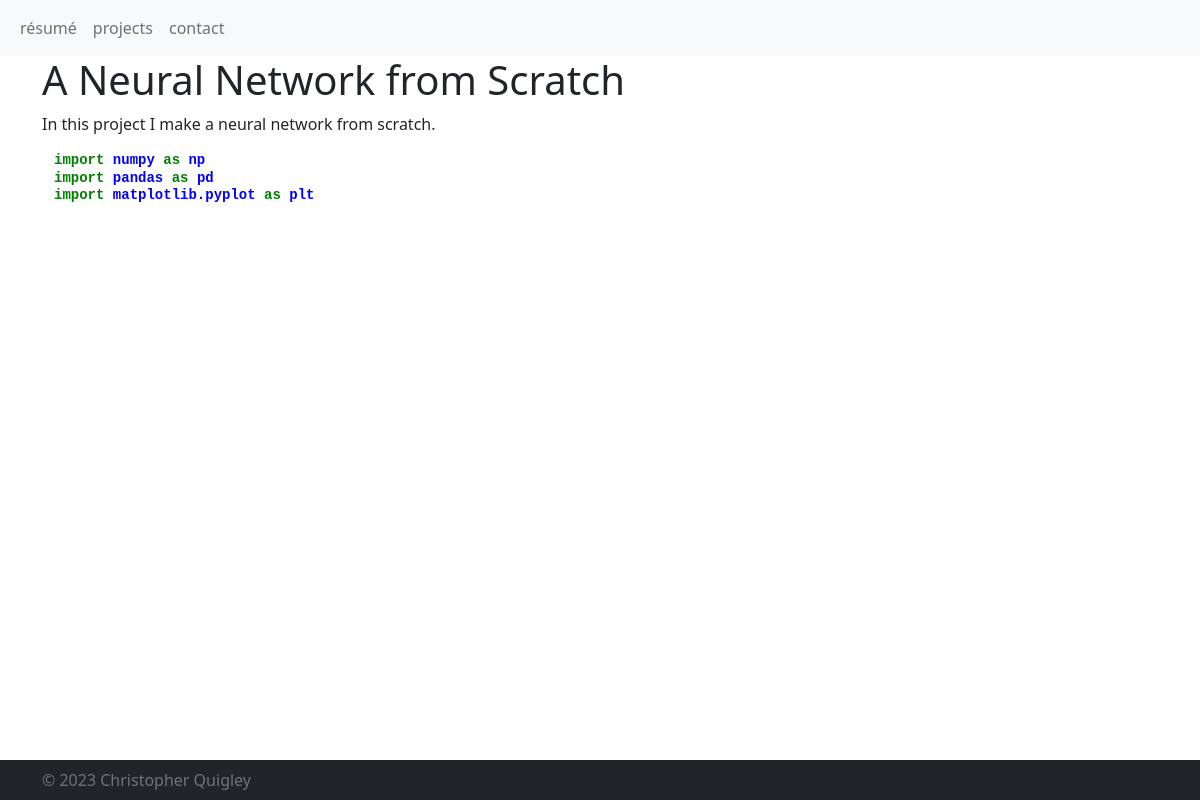
Screenshot of /project/neural_net_from_scratch/ with the database file from the repository.
### website/models.py (models this page shows, shortened)
class Project(models.Model):
    uid = models.UUIDField(primary_key=True,default=uuid.uuid4,editable=False,unique=True)
    title = models.CharField(max_length=200)
    content = models.TextField(blank=True)
    image_url = models.ImageField(upload_to='project_images',default='post_images/giant_cat.png',blank=True)
    code_snippet = models.TextField(blank=True)
    code_snippet_is_html = models.BooleanField(default=False,verbose_name='Already HTML?')
    github_url = models.URLField(blank=True)
    slug = models.CharField(max_length=200,unique=True,blank=True)

### website/views.py (the view)
# urls.py: path('project/<slug:slug>/',views.ProjectDetailView.as_view(),name='project_detail'),
class ProjectDetailView(DetailView):
    model = Project
    template_name = 'project_detail.html'
    def get_context_data(self, **kwargs):
        context = super().get_context_data(**kwargs)
        context['sections'] = ProjectSection.objects.filter(project=self.object.pk)
        context['page'] = 'project'
        return context

### website/templates/project_detail.html (shortened to what this page needs)
{% extends 'base.html'%}
{%load static%}
{%block head%}
<link rel="stylesheet" href="{% static 'css/pygment.css'%}">
{%endblock%}
{%block content%}
<div class="jumbotron pt-2">
    <div class="flex justify-content"><h1>{{object.title}} </h1>
        <p>{{object.content}} {% if object.github_url %}<a href="{{object.github_url}}" class="link-primary">... See Github Repo</a>{%endif%}</p></div>
    <div class="container-sm">{{object.code_snippet|safe}}</div>
</div>
{%endblock%}

### static/css/pygment.css (style rules this page uses)
pre { line-height: 125%; }
.k { color: #008000; font-weight: bold }
.kn { color: #008000; font-weight: bold }
.nn { color: #0000FF; font-weight: bold }

### rows the page displays
Project: title "A Neural Network from Scratch", content "In this project I make a neural network from scratch.", code_snippet "import numpy as np import pandas as pd import matplotlib.pyplot as plt"
